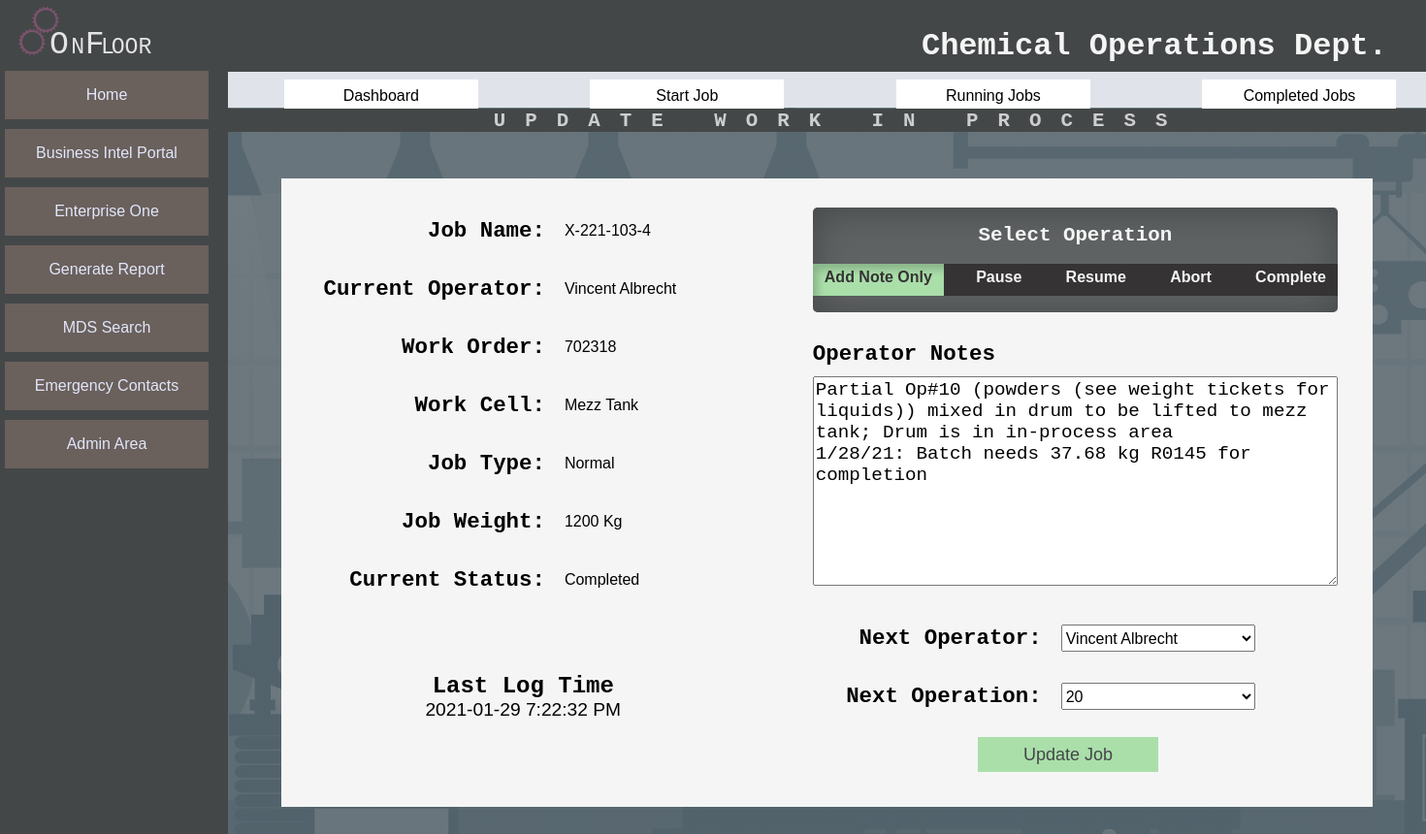
/update_job/968, run on the app's committed database.
### tables this page shows
CREATE TABLE `Job_Record` (
	`Job_ID` INTEGER NOT NULL PRIMARY KEY AUTOINCREMENT,
	`Job` TEXT,
	`Work_Order` TEXT,
	`Job_Weight`  INTEGER NOT NULL,
	`Work_Cell`  INTEGER NOT NULL,
	`Job_Type`  INTEGER NOT NULL,
	`Job_Status` INTEGER NOT NULL,
	`Start_Time` TEXT,
	`Notes` TEXT,
	`In-Process_Testing` INEGER,
	`Pre_Adjustment` INTEGER,
	`End_Time` TEXT,
	`Total_Operations` INTEGER,
	`Start_Date` TEXT,
	`End_Date` TEXT,
	`Last_Operation` INTEGER
);

CREATE TABLE `Work_Cells` (
	`Cell_ID` INTEGER NOT NULL PRIMARY KEY AUTOINCREMENT,
	`Cell` TEXT
);

CREATE TABLE `Job_Categories` (
	`Type_ID` INTEGER NOT NULL PRIMARY KEY AUTOINCREMENT,
	`Type` TEXT);

CREATE TABLE `Job_Status` (
	`Status_ID` INTEGER NOT NULL PRIMARY KEY AUTOINCREMENT,
	`Status` TEXT NOT NULL);

### app.py (the view)
@app.route("/update_job/<jobID>", methods=["GET", "POST"])
def updateJob(jobID):
    page = "UPDATE WORK IN PROCESS"
    oplist = DB.getActiveOperators()
    typeList = DB.getJobType()
    workcellList = DB.getWorkCells()
    result = DB.setUpdateForm(jobID)
    job = {
    'job ID': result[0][0],
    'job name': result[0][1],
    'work order': result[0][2],
    'cell': result[0][3],
    'cell ID': result[0][4],
    'status': result[0][5],
    'status ID': result[0][6],
     'type': result[0][7],
    'type ID': result[0][8],
    'weight': result[0][9],
    'activity ID' : result[0][10],
    'operator': result[0][11],
    'operator ID': result[0][12],
    'last op': result[0][13],
    'notes': result[0][14],
    'last activity': result[0][15],
    }
    operationValues = util.getAvailableOperationValues(job['last op'])
    errors = True
    if request.method == 'POST':
        errors = False
        if not request.form['action']:
            errors = True
        if not request.form['operator']:
            errors = True
        if not request.form['next-operation']:
            errors = True
        if not errors:
            now = datetime.now()
            time = now.strftime('%I:%M %p')
            date = now.strftime('%Y-%m-%d')
            dbNotes = job['notes']
            pageNotes = request.form['notes']
            OperatorID = request.form['operator']
            nextOperation = request.form['next-operation']
            action = request.form['action']
            status = action
            if action == "7":
                status = 1
            if action == "2":
                nextOperation = DB.getFinalOperationByID(job['job ID'])
            if(util.textHasChanged(dbNotes,pageNotes)):
                alias = util.getUserAlias(OperatorID)
                notes = pageNotes
                addNote = util.appendTimeStamp(alias,notes)
            else:
                addNote = dbNotes
            details = {
                'jobID': job['job ID'],
                'status': status,
                'activity': action,
                'notes' : addNote,
                'time' : time,
                'date' : date,
                'operation' : nextOperation,
                'operator' : request.form['operator']
            }
            DB.logActivity(details)
            if not(request.form['action'] == '2') and not(request.form['action'] == '5'):
                time = ''
                date = ''
            DB.updateJobRecord(details)
            details['job'] = job['job name']
            details['work order'] = job['work order']
            details['operator'] = DB.getOperatorByID(details['operator'])
            details['status'] = DB.getStatusByID(details['status'])
            page = "UPDATE SUCCESS"
            return render_template('update_job_success.html',details=details, page=page)
    else:
        return render_template('update_job.html',job=job, oplist=oplist, page=page, operationValues=operationValues)
    return render_template('update_job.html',job=job, oplist=oplist, page=page, operationValues=operationValues)

### data/DB.py (called while the page is built)
def make_connection():
    connection_String = "C:\\Users\\sbish\\Desktop\\project x\\data\\JT_DATA.db" #home
    return sqlite3.connect(connection_String)

def end_connection(conn):
    conn.close()

def getActiveOperators():
    conn = make_connection()
    c = conn.cursor()
    SQL = Q.SelectActiveOperators()
    c.execute(SQL)
    items = c.fetchall()
    end_connection(conn)
    return items

def getWorkCells():
    conn = make_connection()
    c = conn.cursor()
    SQL = Q.SelectWorkCells()
    c.execute(SQL)
    items = c.fetchall()
    end_connection(conn)
    return items

def getJobType():
    conn = make_connection()
    c = conn.cursor()
    SQL = Q.SelectJobType()
    c.execute(SQL)
    items = c.fetchall()
    end_connection(conn)
    return items

def setUpdateForm(JobID):
    conn = make_connection()
    c = conn.cursor()
    SQL = Q.SelectJobToUpdate(JobID)
    c.execute(SQL)
    items = c.fetchall()
    end_connection(conn)
    return items

### data/SQL.py (called while the page is built)
def SelectJobType():
    SQL = "SELECT jc.Type_ID, jc.Type FROM Job_Categories jc; "
    return SQL

def SelectWorkCells():
    SQL = "SELECT wc.Cell_ID, wc.Cell FROM Work_Cells wc; "
    return SQL

def SelectActiveOperators():
    SQL = "SELECT o.Operator_ID, o.First_Name || ' ' || o.Last_Name AS [Name], ds.Shift, os.Status "
    SQL += "FROM Operators o "
    SQL += "JOIN Dept_Shifts ds ON ds.Shift_ID = o.Shift "
    SQL += "JOIN Operator_Status os ON os.Status_ID = o.Status "
    SQL += "WHERE os.Status NOT IN ('Inactive') "
    SQL += "ORDER BY ds.Shift, [Name]"
    return SQL

### data/util.py (called while the page is built)
def getAvailableOperationValues(last_op):
    max_value = 90
    value = int(last_op)
    val_list = []
    while value <= max_value:
        val_list.append(value)
        value += 10
    return val_list

### templates/update_job.html (shortened to what this page needs)
{% extends "layout.html"%}
    {% block body%}
         <form class="content-row-update-job" action="" method="POST">
            <p class="update-label">Job Name:</p>
            <p class="update-label">Current Operator:</p>
            <p class="update-label">Work Order:</p>
            <p class="update-label">Work Cell:</p>
            <p class="update-label">Job Type:</p>
            <p class="update-label">Job Weight:</p>
            <p class="update-label">Current Status:</p>
            <div class="timestamp">
                <p style="font-weight: bold;">Last Log Time</p>
                <p>{{job['last activity']}}</p>
            </div>
            <p class="update-value">{{job['job name']}}</p>
            <p class="update-value">{{job['operator']}}</p>
            <p class="update-value">{{job['work order']}}</p>
            <p class="update-value">{{job['cell']}}</p>
            <p class="update-value">{{job['type']}}</p>
            <p class="update-value">{{job['weight']}} Kg</p>
            <p class="update-value">{{job['status']}}</p>
        <div class="radio-wrap">
            <h3 class="ckbx-heading">Select Operation</h3>
            <div class="radio-switch">
                <label for="add_note">Add Note Only</label>
                <label for="pause">Pause</label>
                <label for="resume">Resume</label>
                <label for="abort">Abort</label>
                <label for="complete">Complete</label>
            </div>
        </div>
        <div class="note-wrap-update">
            <label>Operator Notes</label>
            <textarea class="notes" name ='notes' autocomplete="off">{{job['notes']}}</textarea>
        </div>
        <label class="form-label-update">Next Operator: </label>
        <label class="form-label-update">Next Operation: </label>
        <select class="form-input"  name="operator">
            <option value="{{job['operator ID']}}" selected='selected'>{{job['operator']}}</option>
        </select>
        <select class="form-input" id="opval"  name="next-operation">
            {% for v in operationValues %}
                <option value="{{v}}">{{v}}</option>
            {% endfor %}
        </select>
        <input id="update-submit"class="submit" type="submit" name="Start_new_job" value="Update Job">
    </form>
      {% endblock %}

### data on the page
Job_Record: Job "X-221-103-4", Work_Order "702318", weight "1200", notes "Partial Op#10 (powders (see weight tickets for liquids)) mixed in drum to be lifted to mezz tank; Drum is in in-process area 1/28/21: Batch needs 37.68 kg R0145 for completion"
Work_Cells: cell "Mezz Tank"
Job_Categories: type "Normal"
Job_Status: status "Completed"

### other printed values
{{ page }} "UPDATE WORK IN PROCESS"
{{ job['last activity'] }} "2021-01-29 7:22:32 PM"
{{ job['operator'] }} "Vincent Albrecht"
form field operator "Vincent Albrecht"
form field next-operation "20"
